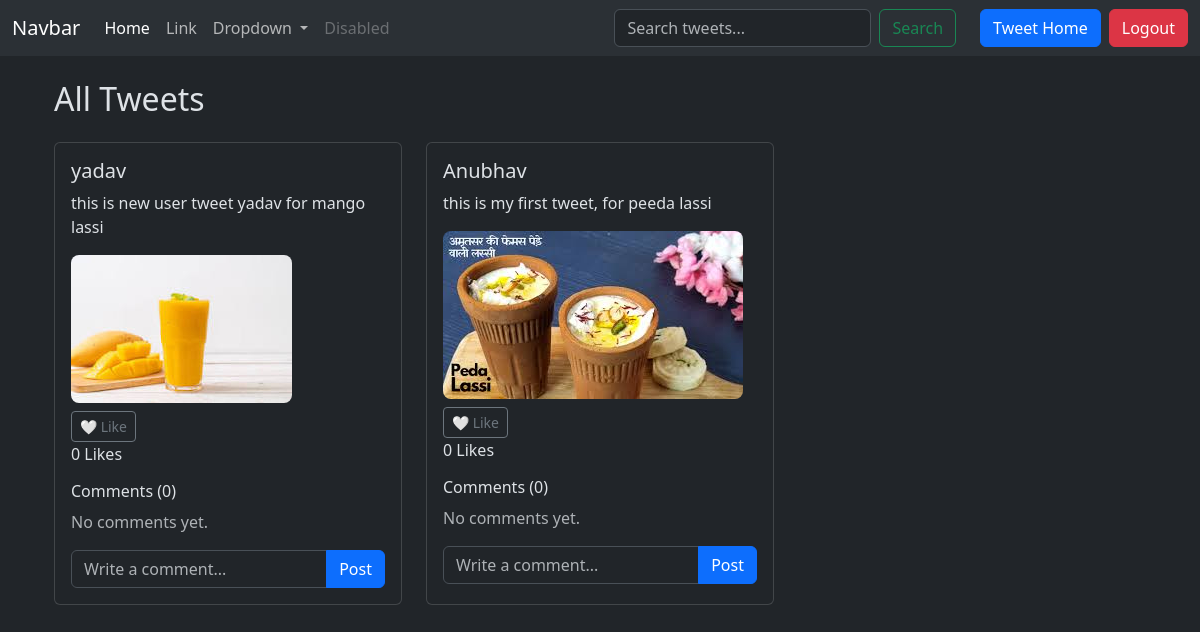
The app's page /Tweet/ (signed in), older data.
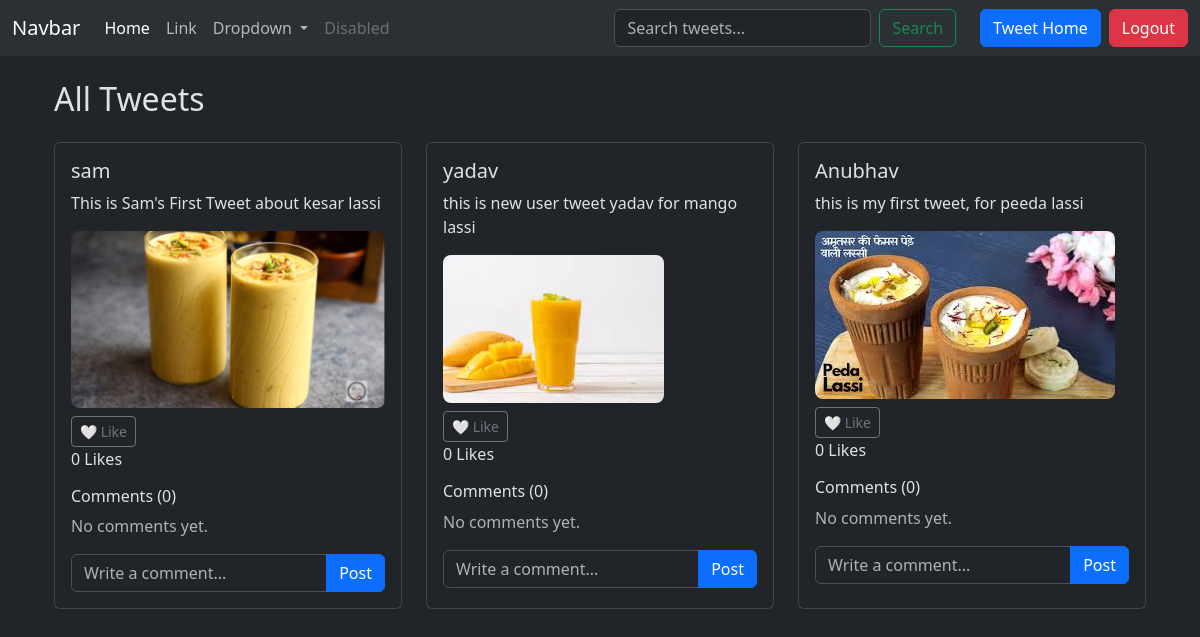
The same page, newer data.
### Tweet/models.py (models this page shows, shortened)
class Tweet(models.Model):
    user = models.ForeignKey(User, on_delete=models.CASCADE)
    text = models.TextField()
    created_add = models.DateTimeField(auto_now_add=True)
    likes = models.ManyToManyField(User, related_name='liked_tweets', blank=True)
    picture = models.ImageField(upload_to='photos/', blank=True, null=True)

### Tweet/views.py (the view, shortened to what this page needs)
# urls.py: path('',views.tweet_list,name="tweet_list"),
def tweet_list(request):
    query = request.GET.get('q')
    if query:
        tweets = Tweet.objects.filter(
            Q(text__icontains=query) | Q(user__username__icontains=query)
        ).order_by('-created_add')
    else:
        tweets = Tweet.objects.all().order_by('-created_add')
    return render(request, 'tweet_list.html', {'tweets': tweets})

### Tweet/templates/tweet_list.html (shortened to what this page needs)
{% extends 'layout.html' %}
{% load static %}
{% block content %}
<div class="container mt-4">
  <h2 class="mb-4">All Tweets</h2>
  <div class="row row-cols-1 row-cols-md-2 row-cols-lg-3 g-4">
    {% for tweet in tweets %}
      <div class="col">
        <div class="card h-100">
          <div class="card-body">
            <h5 class="card-title">{{ tweet.user.username }}</h5>
            <p class="card-text">{{ tweet.text }}</p>
            {% if tweet.picture %}
              <img src="{{ tweet.picture.url }}" alt="Tweet image"
                   class="img-fluid tweet-image mb-2"
                   style="max-height: 300px; object-fit: cover; border-radius: 8px;">
            {% endif %}
            {% if user.is_authenticated %}
              <form action="{% url 'like_tweet' tweet.id %}" method="POST" class="inline">
                {% if user in tweet.likes.all %}
                  <button type="submit" class="btn btn-sm btn-danger">❤️ Unlike</button>
                {% else %}
                  <button type="submit" class="btn btn-sm btn-outline-secondary">🤍 Like</button>
                {% endif %}
              </form>
            {% else %}
              <p class="text-muted">Login to like this tweet.</p>
            {% endif %}
            <span>{{ tweet.likes.count }} Likes</span>
            <div class="mt-3">
              <h6>Comments ({{ tweet.comments.count }})</h6>
              {% for comment in tweet.comments.all %}
                <div class="border rounded p-2 mb-1">
                  <strong>{{ comment.user.username }}:</strong> {{ comment.comment_text }}
                  <small class="text-muted float-end">{{ comment.timestamp|date:"M d, H:i" }}</small>
                </div>
              {% empty %}
                <p class="text-muted">No comments yet.</p>
              {% endfor %}
              {% if user.is_authenticated %}
                <form method="POST" action="{% url 'tweet_list' %}" class="mt-2">
                  <div class="input-group">
                    <input type="text" name="comment" class="form-control" placeholder="Write a comment..." required>
                    <button class="btn btn-primary" type="submit">Post</button>
                  </div>
                </form>
              {% else %}
                <p class="text-muted">Login to comment.</p>
              {% endif %}
            </div>
          </div>
        </div>
      </div>
    {% endfor %}
  </div>
</div>
{% endblock %}

Row changes from the older to the newer data that the page shows:
added Tweet: user.username "sam", text "This is Sam's First Tweet about kesar lassi", picture (picture), shows "🤍 Like", likes.count "0", comments.count "0"
